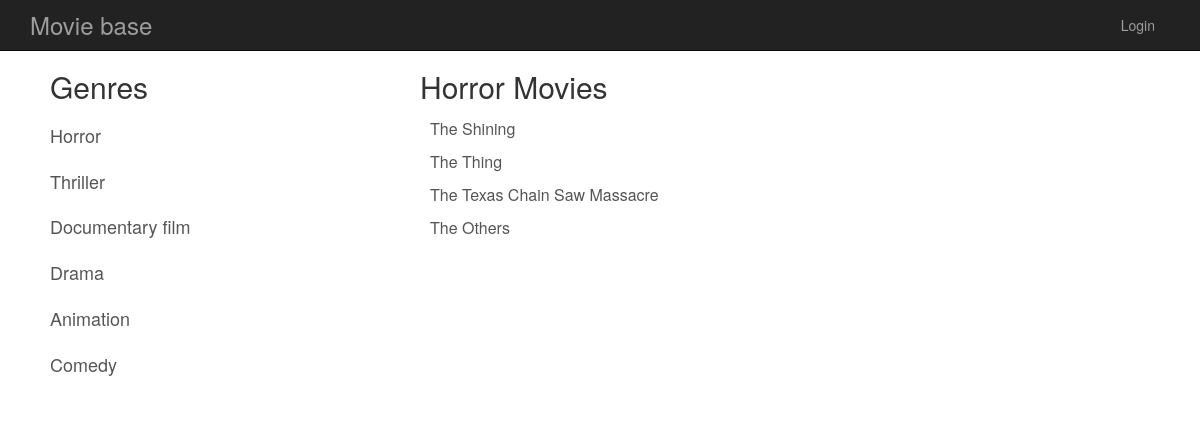
Screenshot of /genre/1/ with the database file from the repository.
### database_setup.py (models this page shows, shortened)
class Genre(Base):
    __tablename__ = 'genre'
    id = Column(Integer, primary_key=True)
    name = Column(String(250), nullable=False)
    user_id = Column(Integer, ForeignKey('user.id'))
    user = relationship(User)

class Movie(Base):
    __tablename__ = 'movie'
    id = Column(Integer, primary_key=True)
    title = Column(String(80), nullable=False)
    description = Column(String(500))
    year = Column(String(8))
    director = Column(String(250))
    genre_id = Column(Integer, ForeignKey('genre.id'))
    genre = relationship(Genre)
    user_id = Column(Integer, ForeignKey('user.id'))
    user = relationship(User)

### project.py (the view)
@app.route('/genre/<int:genre_id>/')
def showGenre(genre_id):
    genres = session.query(Genre).all()
    genre = session.query(Genre).filter_by(id=genre_id).one()
    movies = session.query(Movie).filter_by(
        genre_id=genre_id).all()
    return render_template('genre.html',
                           genres=genres,
                           movies=movies,
                           genre=genre,
                           user=login_session)

### templates/genre.html (shortened to what this page needs)
{% extends "base.html" %}
{% block content %}
<div class="row">
  <div class="col-md-4 genres-list">
    <h2 class="genres-list__title">Genres</h2>
    <ul class="genres-list__ul">
      {% for g in genres %}
        <li class="genres-list__item"><a href="{{url_for('showGenre', genre_id=g.id)}}">{{g.name}}</a></li>
      {% endfor %}
    </ul>
  </div>
  <div class="col-md-8 movies-list">
    <h2 class="movies-list__title">{{genre.name}} Movies</h2>
    <ul class="movies-list__ul">
      {% for m in movies %}
        <li class="movies-list__item"><a href="{{url_for('movie', genre_id=m.genre_id, movie_id=m.id)}}">{{m.title}}</a></li>
      {% endfor %}
    </ul>
  </div>
</div>
{% endblock %}

### static/styles.css (style rules this page uses)
.genres-list__ul { padding: 0; }
.genres-list__title { padding-left: 20px; }
.genres-list__item { display: block; }
.genres-list__item a { display: block; padding: 10px 20px; font-size: 18px; color: #555; text-decoration: none; }
.movies-list__ul { padding: 0; }
.movies-list__item { display: block; }
.movies-list__item a { display: block; padding: 5px 10px; font-size: 16px; color: #555; text-decoration: none; }

### rows the page displays
Genre: name "Horror"
Genre: name "Thriller"
Genre: name "Documentary film"
Genre: name "Drama"
Genre: name "Animation"
Genre: name "Comedy"
Movie: title "The Shining"
Movie: title "The Thing"
Movie: title "The Texas Chain Saw Massacre"
Movie: title "The Others"
